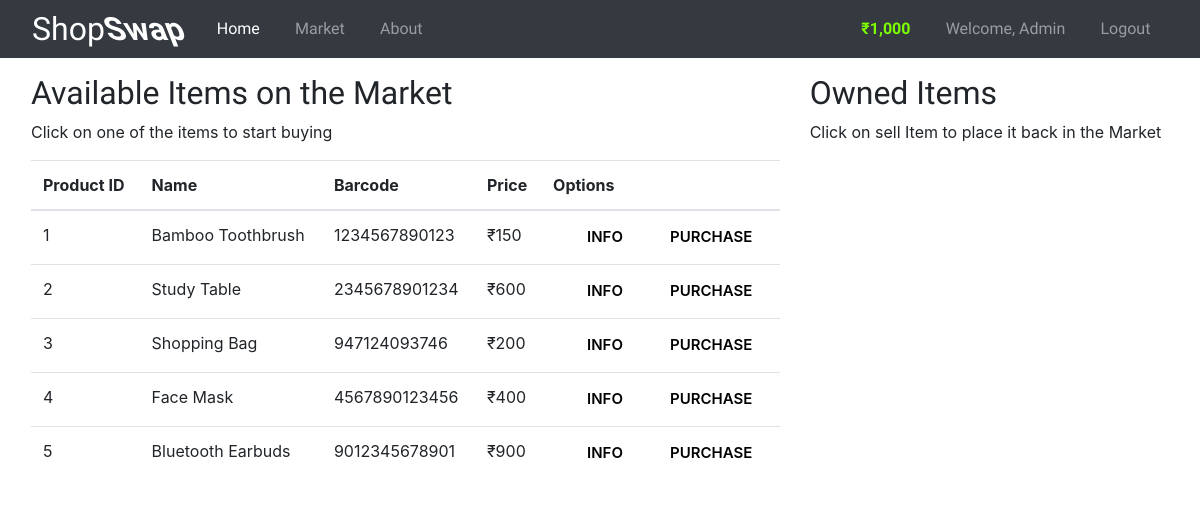
The app's page /market (signed in) with its own data.
### shop/models.py (models this page shows, shortened)
class User(db.Model,UserMixin):
    id = db.Column(db.Integer(),primary_key=True)
    username = db.Column(db.String(length=30),nullable=False,unique=True)
    email_address = db.Column(db.String(length=50),nullable=False,unique=True)
    password_hash=db.Column(db.String(length=60),nullable=False)
    budget = db.Column(db.Integer(),nullable=False,default=1000)
    items = db.relationship('Item',backref='owned_user',lazy=True)
    @property
    def prettier_budget(self):
        if(len(str(self.budget)))>=4:
            return f"₹{str(self.budget)[:-3]},{str(self.budget)[-3:]}"
        else:
            return f"₹{self.budget}"
    @property
    def password(self):
        return self.password

class Item(db.Model):
    id = db.Column(db.Integer(),primary_key=True)
    name = db.Column(db.String(length=30),nullable=False,unique=True)
    price = db.Column(db.Integer(),nullable=False)
    barcode = db.Column(db.String(length=12),nullable=False,unique=True)
    description = db.Column(db.String(length=1024),nullable=False,unique=True)
    owner = db.Column(db.Integer(),db.ForeignKey('user.id'))

### shop/route.py (the view, shortened to what this page needs)
@app.route('/market',methods=['GET','POST'])
@login_required
def market_page():
    purchase_form = PurchaseItemForm()
    selling_form = SellItemForm()
    if request.method =='GET':
        items=Item.query.filter_by(owner=None)
        owned_items=Item.query.filter_by(owner=current_user.id)
        return render_template('market.html',items=items, purchase_form=purchase_form,owned_items=owned_items,selling_form=selling_form)

### shop/models.py (called while the page is built)
@login_manager.user_loader
def load_user(user_id):
    return User.query.get(int(user_id))

### shop/templates/market.html (shortened to what this page needs)
{% extends 'layout.html' %}
{% block content %}
<div class="row m-3">
    <div class="col-lg-8 buy-section">
        <h2>Available Items on the Market</h2>
        <p>Click on one of the items to start buying</p>
        <table class="table table-hover">
            <thead>
                <tr>
                    <th scope="col">Product ID</th>
                    <th scope="col">Name</th>
                    <th scope="col">Barcode</th>
                    <th scope="col">Price</th>
                    <th scope="col">Options</th>
                </tr>
            </thead>
            <tbody>
                {% for item in items %}
                <tr>
                    <td>{{item.id}}</td>
                    <td>{{item.name}}</td>
                    <td>{{item.barcode}}</td>
                    <td>₹{{item.price}}</td>
                    <td>
                        <button class="button-70" data-toggle="modal"
                            data-target="#Modal-MoreInfo-{{item.id}}"><span>Info</span></button>
                        <button class="button-70" data-toggle="modal"
                            data-target="#Modal-PurchaseConfirm-{{item.id}}"><span>Purchase</span></button>
                    </td>
                </tr>
                {% endfor %}
            </tbody>
        </table>
    </div>
    <div class="col-lg-4 sell-section">
        <h2>Owned Items</h2>
        <p>Click on sell Item to place it back in the Market</p>
        <br>
    </div>
</div>
{% endblock %}

### shop/templates/layout.html (shortened to what this page needs)
<!doctype html>
<html lang="en">
<head>
    <link rel="stylesheet" href="https://cdn.jsdelivr.net/npm/bootstrap@4.5.3/dist/css/bootstrap.min.css"
>
    <link rel="stylesheet" type="text/css" href="{{ url_for('static',filename='css/style.css') }}">
</head>
<body>
    <nav class="navbar navbar-expand-md navbar-dark bg-dark">
        <a class="navbar-brand mainLogo" href="/">Shop<span>Swap</span></a>
        <div class="collapse navbar-collapse" id="navbarNav">
            <ul class="navbar-nav mr-auto">
                <li class="nav-item active">
                    <a class="nav-link" href="{{url_for('home_page')}}">Home <span class="sr-only">(current)</span></a>
                </li>
                <li class="nav-item">
                    <a class="nav-link" href="{{url_for('market_page')}}">Market</a>
                </li>
                <li class="nav-item">
                    <a class="nav-link" href="{{url_for('about_page')}}">About</a>
                </li>
            </ul>
            {% if current_user.is_authenticated %}
            <ul class="navbar-nav">
                <li class="nav-item">
                    <a class="nav-link" style="color:lawngreen; font-weight: bold;">
                        {{current_user.prettier_budget}}
                    </a>
                </li>
                <li class="nav-item">
                    <a class="nav-link">Welcome, {{current_user.username}}</a>
                </li>
                <li class="nav-item">
                    <a class="nav-link" href="{{url_for('logout_page')}}">Logout</a>
                </li>
            </ul>
            {% endif %}
        </div>
    </nav>
    {% block content %}
    {% endblock %}
</body>
</html>

### shop/static/css/style.css (style rules this page uses)
body { background-color: white; }
.navbar { display: flex; justify-content: center; padding: 0 2rem 0; }
.mainLogo { font-size: 2rem; font-family: "Rajdhani", sans-serif; font-weight: 400; }
.mainLogo span { font-size: 2rem; font-family: "Rajdhani", sans-serif; font-weight: 700; }
#navbarNav ul li { font-family: "Quicksand", sans-serif; padding: 0 0.6rem 0; }
.button-70 { background: #fff; border: none; padding: 0.2rem 0.2rem; display: inline-block; font-size: 15px; font-weight: 600; width: 100px; text-transform: uppercase; cursor: pointer; transform: skew(-21deg); margin-left: 0.1rem; }
span { display: inline-block; transform: skew(21deg); }
.button-70::before { content: ""; position: absolute; top: 0; bottom: 0; right: 100%; left: 0; background: rgb(20, 20, 20); opacity: 0; z-index: -1; transition: all 0.5s; }
.buy-section h2, .sell-section h2, .card-title { font-family: "Rajdhani", sans-serif; }

### records on screen
User: prettier_budget "₹1,000", username "Admin"
Item: id "1", name "Bamboo Toothbrush", barcode "1234567890123", price "150"
Item: id "2", name "Study Table", barcode "2345678901234", price "600"
Item: id "3", name "Shopping Bag", barcode "947124093746", price "200"
Item: id "4", name "Face Mask", barcode "4567890123456", price "400"
Item: id "5", name "Bluetooth Earbuds", barcode "9012345678901", price "900"
